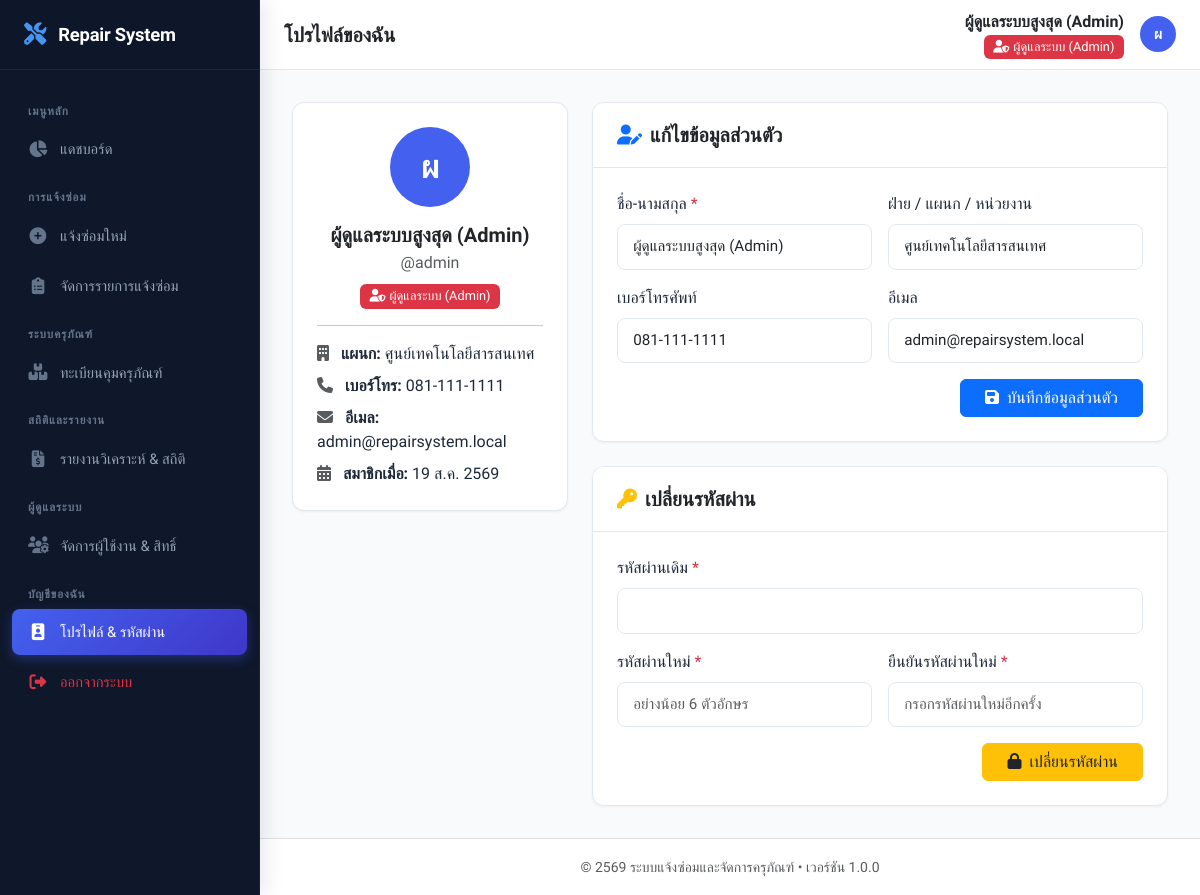
Screenshot of /modules/auth/profile.php (signed in) with the database file from the repository.
### tables this page shows
CREATE TABLE IF NOT EXISTS `users` (
    `id` INT AUTO_INCREMENT PRIMARY KEY,
    `username` VARCHAR(50) NOT NULL UNIQUE,
    `password` VARCHAR(255) NOT NULL,
    `fullname` VARCHAR(100) NOT NULL,
    `email` VARCHAR(100) DEFAULT NULL,
    `phone` VARCHAR(30) DEFAULT NULL,
    `role` ENUM('admin', 'technician', 'inventory', 'user') NOT NULL DEFAULT 'user',
    `department` VARCHAR(100) DEFAULT NULL,
    `avatar` VARCHAR(255) DEFAULT NULL,
    `status` ENUM('active', 'inactive') NOT NULL DEFAULT 'active',
    `created_at` DATETIME DEFAULT CURRENT_TIMESTAMP,
    `updated_at` DATETIME DEFAULT CURRENT_TIMESTAMP ON UPDATE CURRENT_TIMESTAMP
);

### includes/auth_check.php (called while the page is built, shortened)
<?php
require_once __DIR__ . '/../config/db.php';
function get_current_user_data($pdo) {
    $stmt = $pdo->prepare("SELECT * FROM users WHERE id = ?");
    $stmt->execute([$_SESSION['user_id']]);
    return $stmt->fetch();
}

### modules/auth/profile.php (the view, shortened to what this page needs)
<?php
require_once __DIR__ . '/../../config/db.php';
require_once __DIR__ . '/../../includes/auth_check.php';
$user = get_current_user_data($pdo);
require_once __DIR__ . '/../../includes/header.php';
require_once __DIR__ . '/../../includes/sidebar.php';
?>
<div class="main-content">
    <?php require_once __DIR__ . '/../../includes/navbar.php'; ?>
    <div class="content-body">
        <div class="row g-4">
            <div class="col-lg-4">
                <div class="card-modern p-4 text-center">
                    <div class="user-avatar-circle mx-auto mb-3" style="width: 80px; height: 80px; font-size: 2rem;">
                        <?= mb_substr($user['fullname'], 0, 1, 'UTF-8') ?>
                    </div>
                    <h5 class="fw-bold mb-1 text-dark"><?= htmlspecialchars($user['fullname']) ?></h5>
                    <p class="text-muted mb-2">@<?= htmlspecialchars($user['username']) ?></p>
                    <div class="mb-3">
                        <?= role_badge($user['role']) ?>
                    </div>
                    <hr>
                    <div class="text-start fs-6">
                        <div class="mb-2"><i class="fas fa-building text-muted me-2"></i> <strong>แผนก:</strong> <?= htmlspecialchars($user['department'] ?? '-') ?></div>
                        <div class="mb-2"><i class="fas fa-phone text-muted me-2"></i> <strong>เบอร์โทร:</strong> <?= htmlspecialchars($user['phone'] ?? '-') ?></div>
                        <div class="mb-2"><i class="fas fa-envelope text-muted me-2"></i> <strong>อีเมล:</strong> <?= htmlspecialchars($user['email'] ?? '-') ?></div>
                        <div class="mb-0"><i class="fas fa-calendar-alt text-muted me-2"></i> <strong>สมาชิกเมื่อ:</strong> <?= format_thai_date($user['created_at'], false) ?></div>
                    </div>
                </div>
            </div>
            <div class="col-lg-8">
                <div class="card-modern mb-4">
                    <div class="card-header-modern">
                        <h5 class="mb-0 fw-bold text-dark"><i class="fas fa-user-edit text-primary me-2"></i>แก้ไขข้อมูลส่วนตัว</h5>
                    </div>
                    <div class="p-4">
                        <form action="" method="POST">
                            <div class="row g-3">
                                <div class="col-md-6">
                                    <label class="form-label fw-medium">ชื่อ-นามสกุล <span class="text-danger">*</span></label>
                                    <input type="text" class="form-control" name="fullname" value="<?= htmlspecialchars($user['fullname']) ?>" required>
                                </div>
                                <div class="col-md-6">
                                    <label class="form-label fw-medium">ฝ่าย / แผนก / หน่วยงาน</label>
                                    <input type="text" class="form-control" name="department" value="<?= htmlspecialchars($user['department'] ?? '') ?>">
                                </div>
                                <div class="col-md-6">
                                    <label class="form-label fw-medium">เบอร์โทรศัพท์</label>
                                    <input type="tel" class="form-control" name="phone" value="<?= htmlspecialchars($user['phone'] ?? '') ?>">
                                </div>
                                <div class="col-md-6">
                                    <label class="form-label fw-medium">อีเมล</label>
                                    <input type="email" class="form-control" name="email" value="<?= htmlspecialchars($user['email'] ?? '') ?>">
                                </div>
                            </div>
                            <div class="mt-3 text-end">
                                <button type="submit" class="btn btn-primary px-4">
                                    <i class="fas fa-save me-1"></i> บันทึกข้อมูลส่วนตัว
                                </button>
                            </div>
                        </form>
                    </div>
                </div>
                <div class="card-modern">
                    <div class="card-header-modern">
                        <h5 class="mb-0 fw-bold text-dark"><i class="fas fa-key text-warning me-2"></i>เปลี่ยนรหัสผ่าน</h5>
                    </div>
                    <div class="p-4">
                        <form action="" method="POST">
                            <div class="row g-3">
                                <div class="col-md-12">
                                    <label class="form-label fw-medium">รหัสผ่านเดิม <span class="text-danger">*</span></label>
                                    <input type="password" class="form-control" name="old_password" required>
                                </div>
                                <div class="col-md-6">
                                    <label class="form-label fw-medium">รหัสผ่านใหม่ <span class="text-danger">*</span></label>
                                    <input type="password" class="form-control" name="new_password" placeholder="อย่างน้อย 6 ตัวอักษร" required>
                                </div>
                                <div class="col-md-6">
                                    <label class="form-label fw-medium">ยืนยันรหัสผ่านใหม่ <span class="text-danger">*</span></label>
                                    <input type="password" class="form-control" name="confirm_password" placeholder="กรอกรหัสผ่านใหม่อีกครั้ง" required>
                                </div>
                            </div>
                            <div class="mt-3 text-end">
                                <button type="submit" class="btn btn-warning px-4 text-dark fw-medium">
                                    <i class="fas fa-lock me-1"></i> เปลี่ยนรหัสผ่าน
                                </button>
                            </div>
                        </form>
                    </div>
                </div>
            </div>
        </div>
<?php require_once __DIR__ . '/../../includes/footer.php'; ?>

### assets/css/style.css (style rules this page uses)
:root { --primary: #4361ee; --primary-light: #4895ef; --primary-dark: #3f37c9; --secondary: #64748b; --success: #10b981; --warning: #f59e0b; --danger: #ef4444; --info: #06b6d4; --bg-body: #f8fafc; --bg-card: #ffffff; --text-main: #1e293b; --text-muted: #64748b; --border-color: #e2e8f0; --sidebar-width: 260px; --header-height: 70px; --radius-sm: 8px; --radius-md: 12px; --radius-lg: 16px; --shadow-sm: 0 1px 3px rgba(0,0,0,0.05); --shadow-md: 0 4px 12px rgba(0,0,0,0.05); --shadow-lg: 0 10px 25px rgba(0,0,0,0.08); }
* { box-sizing: border-box; margin: 0; padding: 0; }
body { font-family: 'Prompt', 'Plus Jakarta Sans', -apple-system, BlinkMacSystemFont, "Segoe UI", Roboto, sans-serif; background-color: var(--bg-body); color: var(--text-main); min-height: 100vh; display: flex; flex-direction: column; }
.main-content { flex: 1; display: flex; flex-direction: column; min-width: 0; margin-left: var(--sidebar-width); transition: margin-left 0.3s ease; }
.user-avatar-circle { width: 36px; height: 36px; border-radius: 50%; background: var(--primary); color: #ffffff; display: flex; align-items: center; justify-content: center; font-weight: 600; font-size: 0.9rem; }
.content-body { padding: 2rem; flex: 1; }
.card-modern { background: var(--bg-card); border: 1px solid var(--border-color); border-radius: var(--radius-md); box-shadow: var(--shadow-sm); transition: transform 0.2s ease, box-shadow 0.2s ease; overflow: hidden; }
.card-header-modern { padding: 1.25rem 1.5rem; border-bottom: 1px solid var(--border-color); background: #ffffff; display: flex; align-items: center; justify-content: space-between; }
.form-control, .form-select { border: 1px solid var(--border-color); border-radius: var(--radius-sm); padding: 0.65rem 0.95rem; font-size: 0.95rem; transition: border-color 0.2s ease, box-shadow 0.2s ease; }

### rows the page displays
users: fullname "ผ", fullname "ผู้ดูแลระบบสูงสุด (Admin)", username "admin", department "ศูนย์เทคโนโลยีสารสนเทศ", phone "081-111-1111", email "admin@repairsystem.local", created_at "19 ส.ค. 2569"

### other values shown
$page_title "โปรไฟล์ของฉัน"
$user_name "ผู้ดูแลระบบสูงสุด (Admin)"
mb_substr($user_name, 0, 1, 'UTF-8') "ผ"
SITE_NAME "ระบบแจ้งซ่อมและจัดการครุภัณฑ์"
SITE_VERSION "1.0.0"
